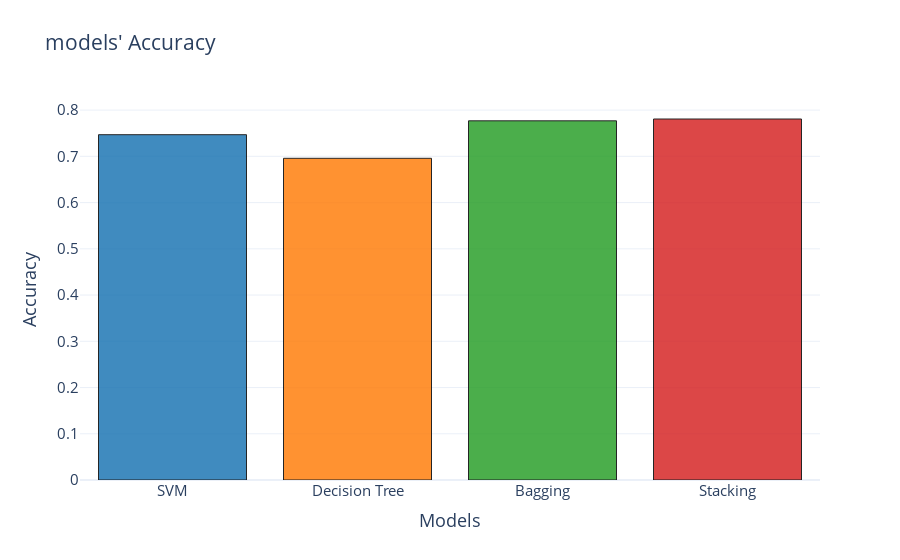
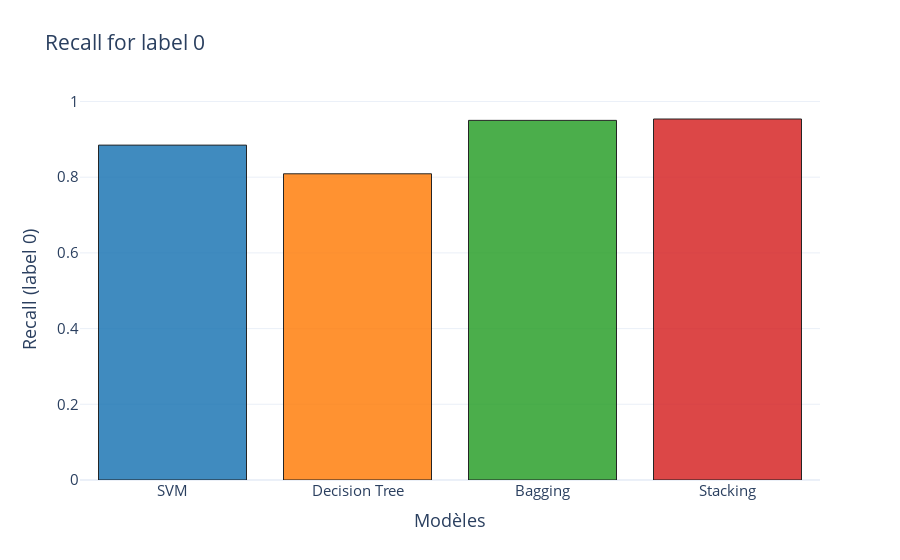

Notebook source saved alongside these figures, in order:
### Code cell
import plotly.graph_objects as go
from sklearn.metrics import accuracy_score, recall_score

# Evaluating models
models = {
    "SVM": svm_model,
    "Decision Tree": dt_model,
    "Bagging": bagging_model,
    "Stacking": stacking_model
}

accuracies = []
recalls_label0 = []
recalls_label1 = []

for name, model in models.items():
    y_pred = model.predict(X_test)

    accuracies.append(accuracy_score(y_test, y_pred))

    # recall label 0
    recalls_label0.append(
        recall_score(y_test, y_pred, pos_label=0)
    )

    # recall label 1
    recalls_label1.append(
        recall_score(y_test, y_pred, pos_label=1)
    )

# color panel
colors = ["#1f77b4", "#ff7f0e", "#2ca02c", "#d62728"]



#Histogram Accuracy

fig_acc = go.Figure(
    data=[go.Bar(
        x=list(models.keys()),
        y=accuracies,
        marker=dict(color=colors, line=dict(color="black", width=1)),
        opacity=0.85
    )]
)
fig_acc.update_layout(
    title="models' Accuracy",
    xaxis_title="Models",
    yaxis_title="Accuracy",
    template="plotly_white",
    font=dict(size=15)
)
fig_acc.show()

# Histogram Recall for label = 0

fig_recall0 = go.Figure(
    data=[go.Bar(
        x=list(models.keys()),
        y=recalls_label0,
        marker=dict(color=colors, line=dict(color="black", width=1)),
        opacity=0.85
    )]
)
fig_recall0.update_layout(
    title="Recall for label 0",
    xaxis_title="Modèles",
    yaxis_title="Recall (label 0)",
    template="plotly_white",
    font=dict(size=15)
)
fig_recall0.show()


#  Histogram Recall for label = 1

fig_recall1 = go.Figure(
    data=[go.Bar(
        x=list(models.keys()),
        y=recalls_label1,
        marker=dict(color=colors, line=dict(color="black", width=1)),
        opacity=0.85
    )]
)
fig_recall1.update_layout(
    title="Recall for label 1",
    xaxis_title="Models",
    yaxis_title="Recall (label 1)",
    template="plotly_white",
    font=dict(size=15)
)
fig_recall1.show()

### Figure 1 — Plotly figure (JSON) as saved in the notebook; plotly's stock layout.template omitted (floating-point values rounded to 4 significant figures)
{"data": [{"marker": {"color": ["#1f77b4", "#ff7f0e", "#2ca02c", "#d62728"], "line": {"color": "black", "width": 1}}, "opacity": 0.85, "type": "bar", "x": ["SVM", "Decision Tree", "Bagging", "Stacking"], "y": [0.7468, 0.6957, 0.7768, 0.7808]}], "layout": {"font": {"size": 15}, "title": {"text": "models' Accuracy"}, "xaxis": {"title": {"text": "Models"}}, "yaxis": {"title": {"text": "Accuracy"}}}}

### Figure 2 — Plotly figure (JSON) as saved in the notebook; plotly's stock layout.template omitted (floating-point values rounded to 4 significant figures)
{"data": [{"marker": {"color": ["#1f77b4", "#ff7f0e", "#2ca02c", "#d62728"], "line": {"color": "black", "width": 1}}, "opacity": 0.85, "type": "bar", "x": ["SVM", "Decision Tree", "Bagging", "Stacking"], "y": [0.8848, 0.809, 0.9502, 0.9538]}], "layout": {"font": {"size": 15}, "title": {"text": "Recall for label 0"}, "xaxis": {"title": {"text": "Modèles"}}, "yaxis": {"title": {"text": "Recall (label 0)"}}}}
